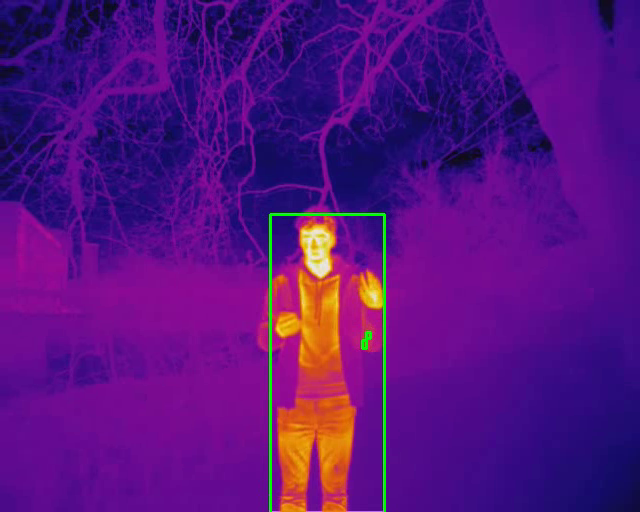
#> input picture frame 3 of videos/processed_video.avi, 640 x 512 px, given in place of video1.mp4, which was not available
$ python blob_detection.py
#> lines starting #> are read from the running program, lines starting #| are printed output that depends on the picture; after the words box and inside, x2 and y2 are one past the last pixel; in counts of white or black regions, pixels touching at a corner belong together; pictures that were not available may be replaced by others from this repository, and a replacement may not be noted
#> further down, frame is the input picture: shape (512, 640, 3); mean B, G, R 127.5, 17.6, 87.2
import cv2
import numpy as np
from scipy.ndimage import gaussian_filter1d

recent_x_positions = []
recent_y_positions = []
max_positions = 20

def detect_heat_source(frame):
     # Convert the captured frame to HSV color space for filtering
    filter_frame = cv2.cvtColor(frame, cv2.COLOR_BGR2HSV)
#> filter_frame: shape (512, 640, 3); mean H, S, V 131, 232.2, 138.4

    # Define the lower and upper bounds for the HSV filter
    lower_bound = np.array([0, 0, 0])
    upper_bound = np.array([60, 255, 255])

    hsv_mask = cv2.inRange(filter_frame, lower_bound, upper_bound)
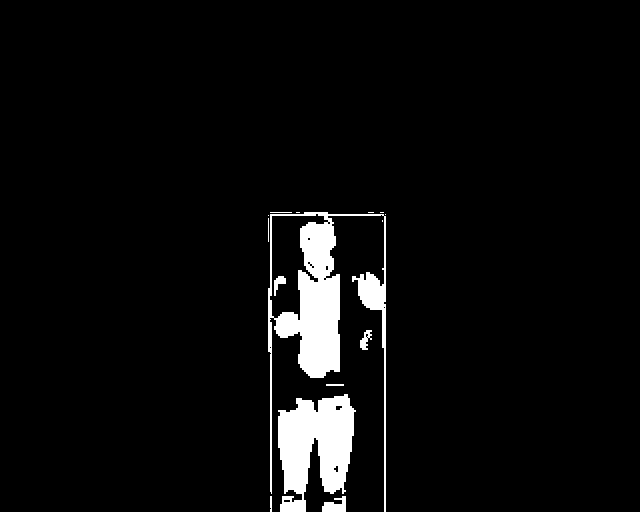
#> hsv_mask: shape (512, 640); 4.6% white; 15 white regions (6 under 20 px), largest, box (x1, y1, x2, y2) and area: (268, 212, 386, 512) 8495, (278, 394, 356, 512) 6068, (322, 496, 346, 512) 256

    # Use morphological operations to clean up the mask
    gauss_mask = cv2.GaussianBlur(hsv_mask, (5,5), 0)
    kernel = np.ones((10, 10), np.uint8)
    mask = cv2.morphologyEx(gauss_mask, cv2.MORPH_OPEN, kernel)  # Removes small objects/noise from the foreground
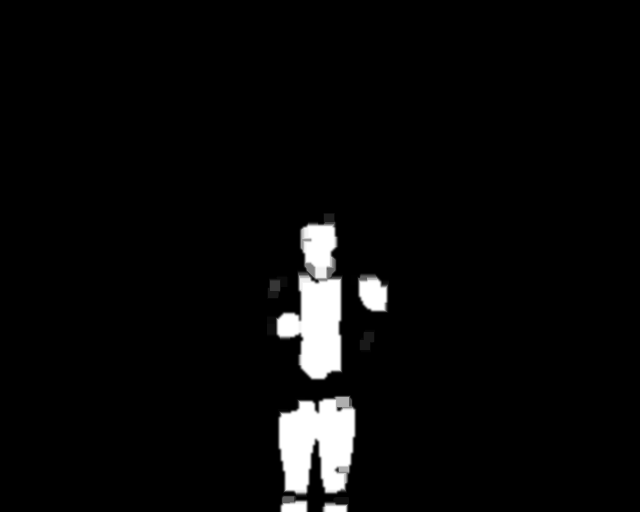
#> mask: shape (512, 640); min 0, max 255, mean 9.9
    final_mask = cv2.morphologyEx(mask, cv2.MORPH_CLOSE, kernel)  # Closes small holes in the foreground objects


    # Calculate moments of the binary image
    M = cv2.moments(final_mask)
#> M = moments, m00 3347481, centre m10/m00, m01/m00 = (320.8, 374.1)

    # Calculate x, y coordinate of center
    if M["m00"] != 0: #M["m00"] >= self.min_area and M["m00"] <= self.max_area:
        cX = int(M["m10"] / M["m00"])
#> cX = 320
        cY = int(M["m01"] / M["m00"])
#> cY = 374

        #Median filter
        if len(recent_x_positions) >= max_positions:
            recent_x_positions.pop(0)
        if len(recent_y_positions) >= max_positions:
            recent_y_positions.pop(0)

        recent_x_positions.append(cX)
        recent_y_positions.append(cY)

        # Apply Gaussian filtering to recent_x_positions and recent_y_positions
        smoothed_x_positions = gaussian_filter1d(recent_x_positions, sigma=5)
#> smoothed_x_positions = [320]
        smoothed_y_positions = gaussian_filter1d(recent_y_positions, sigma=5)
#> smoothed_y_positions = [374]

        # Extract single elements from the smoothed arrays
        smooth_cX = int(smoothed_x_positions[-1])  # Extract the last smoothed value
#> smooth_cX = 320
        smooth_cY = int(smoothed_y_positions[-1])  # Extract the last smoothed value
#> smooth_cY = 374

        middle_x = int(frame.shape[1] / 2)
#> middle_x = 320
        middle_y = int(frame.shape[0] / 2)
#> middle_y = 256
        rel_x = smooth_cX - middle_x
#> rel_x = 0
        rel_y = smooth_cY - middle_y
#> rel_y = 118
    else:
        # set values as -1 if no mass found
        smooth_cX, smooth_cY = -10000, -10000
        rel_x, rel_y = -10000, -10000


    if smooth_cX != -10000 and smooth_cY != -10000:

        result = cv2.bitwise_and(frame, frame, mask=final_mask)
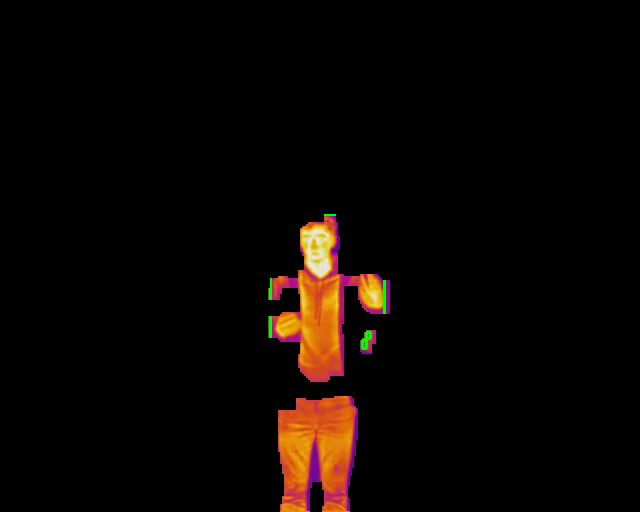
#> result: shape (512, 640, 3); mean B, G, R 2.6, 5.5, 11

        cv2.circle(result, (smooth_cX, smooth_cY), 5, (255, 255, 255), -1)
#> result: shape (512, 640, 3); 0.02% of pixels changed, all inside (x1, y1, x2, y2) = (315, 369, 326, 380)

        # Display the coordinates on the frame
        coord_text = f"({rel_x}, {rel_y})"
#> coord_text = '(0, 118)'
        cv2.putText(result, coord_text, (smooth_cX, smooth_cY), cv2.FONT_HERSHEY_SIMPLEX, 0.5, (255, 255, 255), 2)
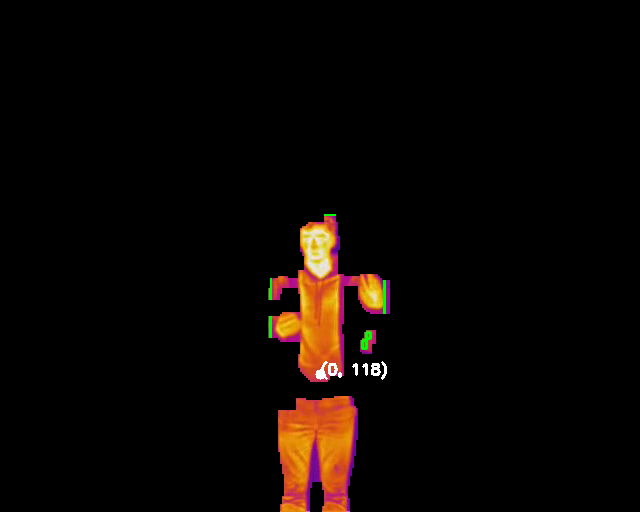
#> result: shape (512, 640, 3); mean B, G, R 2.9, 5.8, 11.2
    else:
        result = cv2.bitwise_and(frame, frame, mask=final_mask)

    return result

# Open a video capture object
video_capture = cv2.VideoCapture('../videos/video1.mp4')  # Replace with the path to your thermal video file

# Get video properties (width, height, and frames per second)
frame_width = int(video_capture.get(3))
frame_height = int(video_capture.get(4))
fps = video_capture.get(cv2.CAP_PROP_FPS)

# Define the codec and create a VideoWriter object
fourcc = cv2.VideoWriter_fourcc(*'XVID')  # Adjust codec as needed
output_video = cv2.VideoWriter('../videos/processed_video.avi', fourcc, fps, (frame_width, frame_height))


while True:
    # Read a frame from the video capture
    ret, frame = video_capture.read()

    if not ret:
        print("Error: Unable to read frame.")
        break

    # Detect heat sources in the frame
    result = detect_heat_source(frame)

    # Write the processed frame to the output video
    output_video.write(result)

    # Display the result
    cv2.imshow("Heat Sources", result)

    # Break the loop if the 'q' key is pressed
    if cv2.waitKey(int(1000 / fps)) & 0xFF == ord('q'):
#> (key q is pressed here)
        break

# Release the video capture and output video objects, and close all windows
video_capture.release()
output_video.release()
cv2.destroyAllWindows()

$ run again, starting later in the video
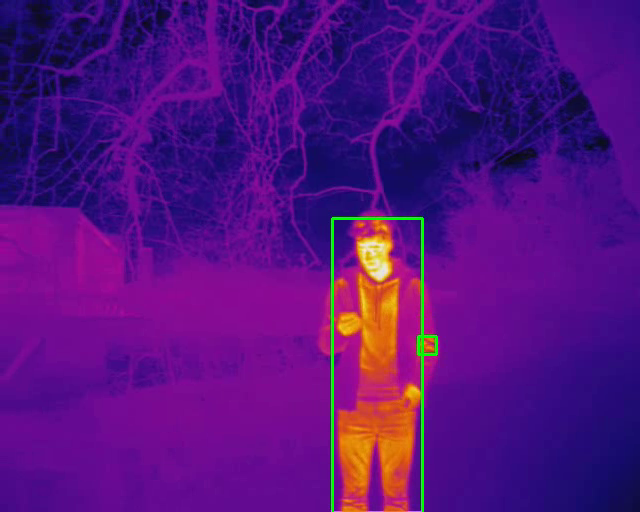
#> input picture frame 14 of videos/processed_video.avi, 640 x 512 px, given in place of video1.mp4, which was not available
#> frame is the input picture: shape (512, 640, 3); mean B, G, R 127, 16.7, 85.1
#> filter_frame: shape (512, 640, 3); mean H, S, V 131.2, 232.2, 137.1
#> in detect_heat_source, `hsv_mask = cv2.inRange(filter_frame, lower_bound, upper_bound)`:
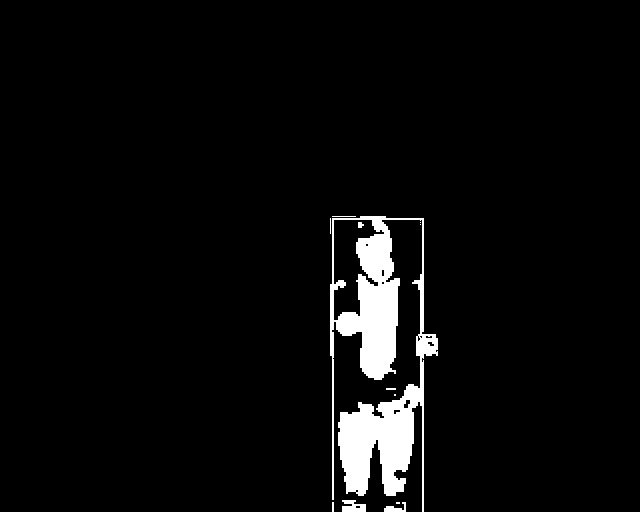
#> hsv_mask: shape (512, 640); 4.2% white; 12 white regions (5 under 20 px), largest, box (x1, y1, x2, y2) and area: (330, 216, 438, 512) 13444, (342, 500, 366, 512) 212, (384, 502, 406, 512) 116
#> M = moments, m00 2981376, centre m10/m00, m01/m00 = (379.2, 378.5)
#> cX = 379
#> cY = 378
#> smoothed_x_positions = [379]
#> smoothed_y_positions = [378]
#> smooth_cX = 379
#> smooth_cY = 378
#> rel_x = 59
#> rel_y = 122
#> coord_text = '(59, 122)'
#> in detect_heat_source, `cv2.putText(result, coord_text, (smooth_cX, smooth_cY), cv2.FONT_HERSH..`:
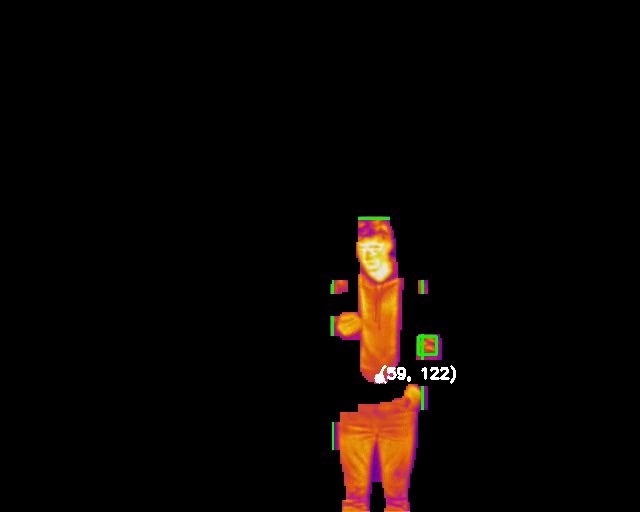
#> result: shape (512, 640, 3); mean B, G, R 2.9, 5.4, 10.4

$ run again, starting later in the video
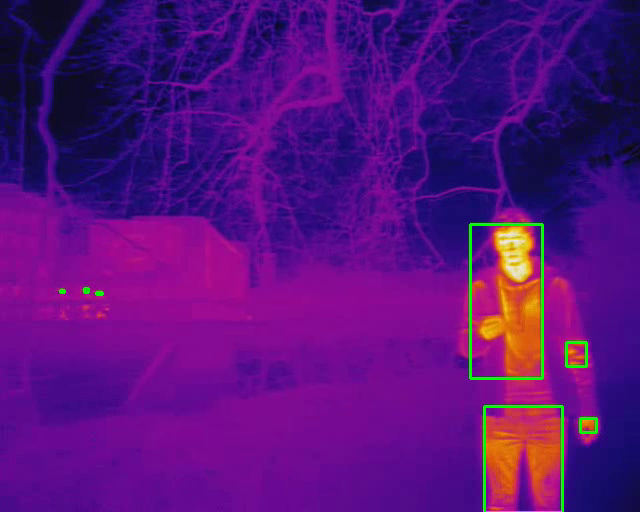
#> input picture frame 25 of videos/processed_video.avi, 640 x 512 px, given in place of video1.mp4, which was not available
#> frame is the input picture: shape (512, 640, 3); mean B, G, R 124.8, 16.3, 88
#> filter_frame: shape (512, 640, 3); mean H, S, V 132.8, 230.6, 134.4
#> in detect_heat_source, `hsv_mask = cv2.inRange(filter_frame, lower_bound, upper_bound)`:
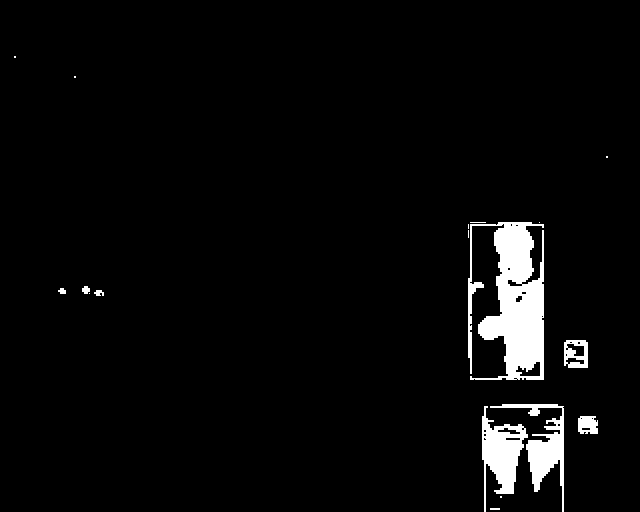
#> hsv_mask: shape (512, 640); 3.8% white; 18 white regions (9 under 20 px), largest, box (x1, y1, x2, y2) and area: (468, 222, 544, 380) 7125, (482, 406, 528, 512) 2221, (490, 404, 564, 512) 2023
#> M = moments, m00 2462136, centre m10/m00, m01/m00 = (521.9, 358)
#> cX = 521
#> cY = 357
#> smoothed_x_positions = [521]
#> smoothed_y_positions = [357]
#> smooth_cX = 521
#> smooth_cY = 357
#> rel_x = 201
#> rel_y = 101
#> coord_text = '(201, 101)'
#> in detect_heat_source, `cv2.putText(result, coord_text, (smooth_cX, smooth_cY), cv2.FONT_HERSH..`:
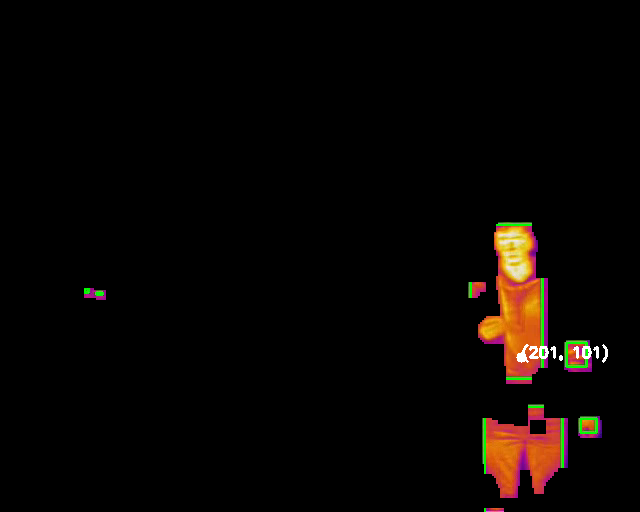
#> result: shape (512, 640, 3); mean B, G, R 2.7, 5, 8.7
